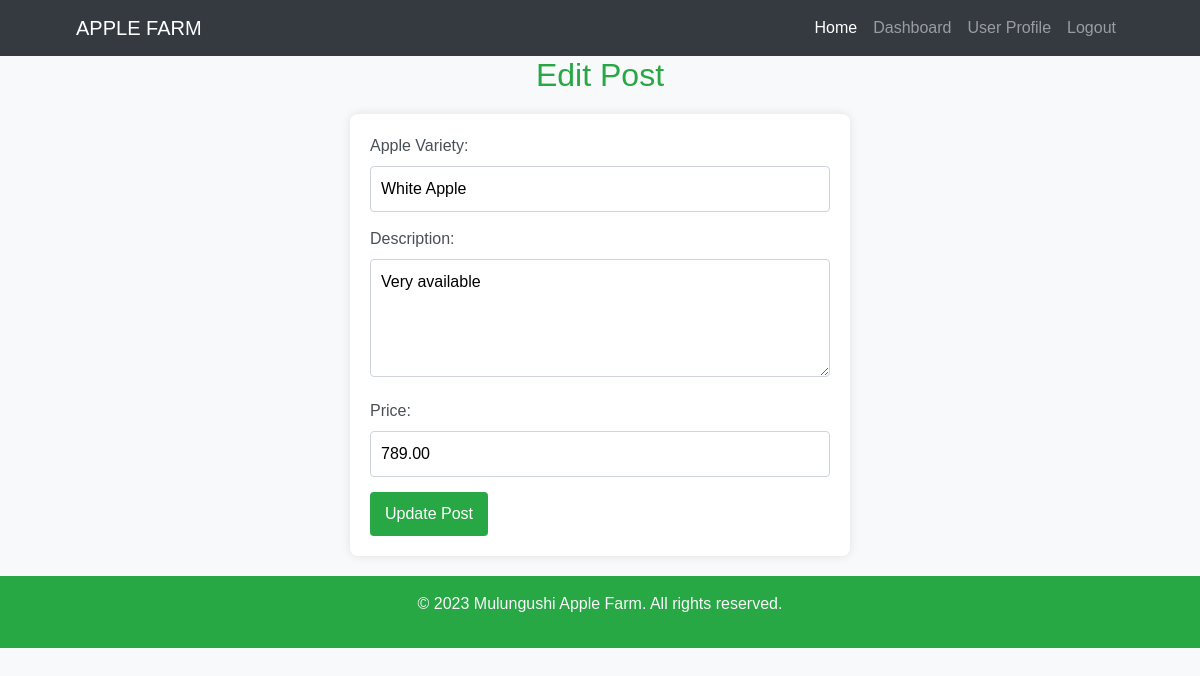
The app's page /edit_post.php?id=16 (signed in) with its own data.
### tables this page shows
CREATE TABLE `apple_varieties` (
  `id` int(11) NOT NULL,
  `variety` varchar(255) NOT NULL,
  `description` text NOT NULL,
  `price` decimal(10,2) NOT NULL,
  `image_path` varchar(255) NOT NULL,
  `user_id` int(11) DEFAULT NULL
);

### edit_post.php (the view, shortened to what this page needs)
<?php
include("dbcon.php");
include("includes/header.php");
include("includes/navbar.php");
if ($_SERVER["REQUEST_METHOD"] == "GET" && isset($_GET['id'])) {
    $post_id = mysqli_real_escape_string($con, $_GET['id']);
    $query = "SELECT * FROM apple_varieties WHERE id = '$post_id'";
    $result = mysqli_query($con, $query);
    $row = mysqli_fetch_array($result);
    ?>
    <!DOCTYPE html>
<html lang="en">
<head>
</head>
<body>
    <h2>Edit Post</h2>
    <form action="update_post.php" method="post">
        <label for="variety">Apple Variety:</label>
        <input type="text" id="variety" name="variety" value="<?php echo $row['variety']; ?>" required>
        <label for="description">Description:</label>
        <textarea id="description" name="description" rows="4" required><?php echo $row['description']; ?></textarea>
        <label for="price">Price:</label>
        <input type="number" id="price" name="price" value="<?php echo $row['price']; ?>" step="0.01" required>
        <input type="submit" value="Update Post">
    </form>
</body>
</html>
    <?php
} else {
    echo "Invalid request.";
}
?>
<?php include('includes/footer.php'); ?>

### edit_post.php (style rules this page uses)
body { font-family: 'Arial', sans-serif; background-color: #f8f9fa; margin: 0; padding: 0; box-sizing: border-box; }
h2 { color: #28a745; text-align: center; }
form { max-width: 500px; margin: 20px auto; background-color: #fff; padding: 20px; border-radius: 8px; box-shadow: 0 0 10px rgba(0, 0, 0, 0.1); }
label { display: block; margin-bottom: 8px; color: #495057; }
input[type="text"], textarea, input[type="number"] { width: 100%; padding: 10px; margin-bottom: 15px; border: 1px solid #ced4da; border-radius: 4px; box-sizing: border-box; }
input[type="submit"] { background-color: #28a745; color: #fff; padding: 10px 15px; border: none; border-radius: 4px; cursor: pointer; }

### records on screen
apple_varieties: variety "White Apple", description "Very available", price "789.00"
